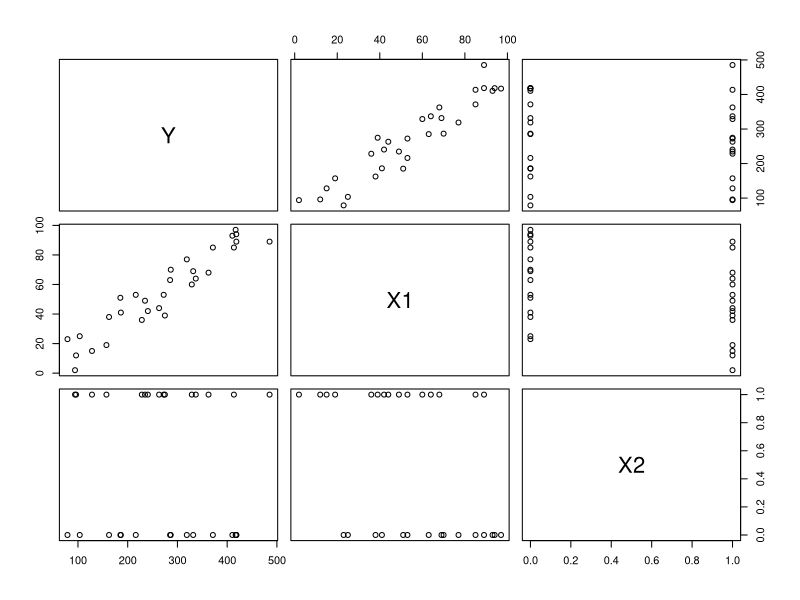
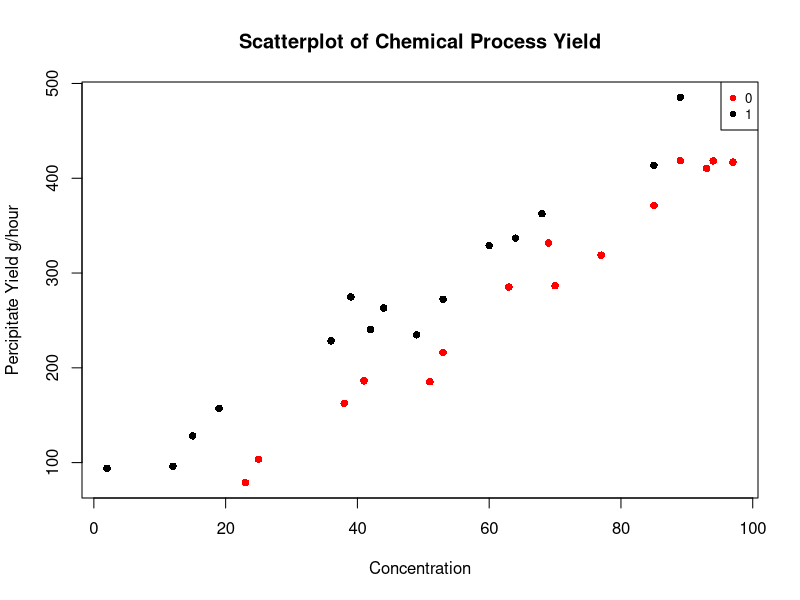
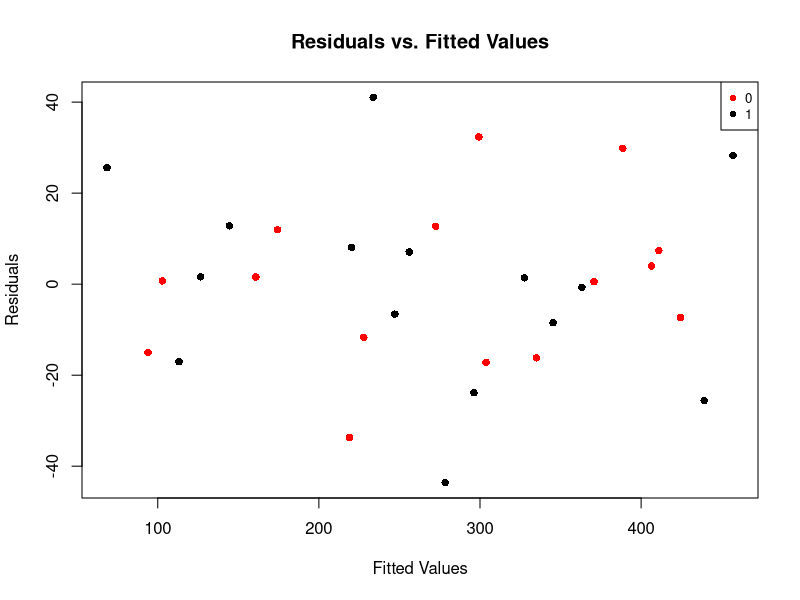
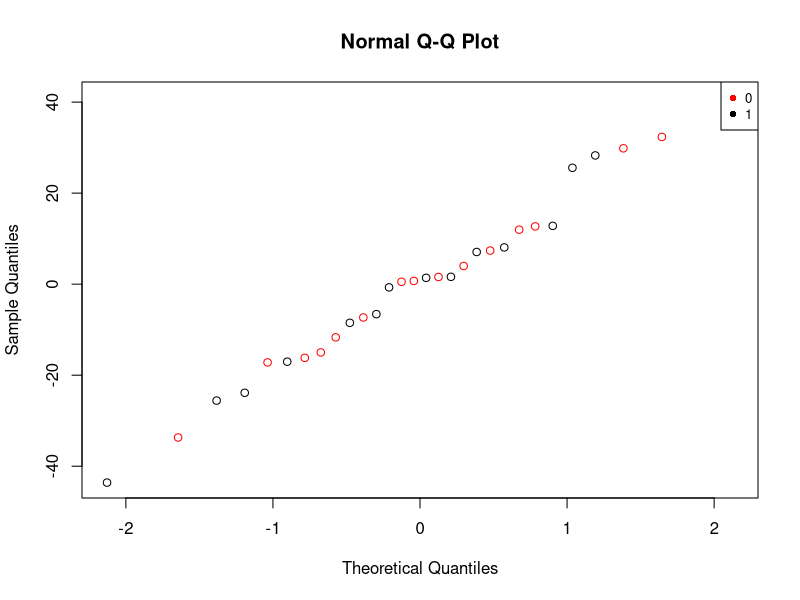

Write the R code that produced these figures, in order.
rm(list=ls())
df <- data.frame(Y = c(418.48, 417.03, 285.23, 318.86, 186.27, 286.60, 78.927, 103.57, 185.26, 216.20, 371.29, 162.48, 410.48, 418.34, 331.68, 274.78, 336.88, 362.53, 328.90, 234.79, 128.19, 485.29, 157.25, 240.55, 96.148, 228.42, 413.56, 272.38, 263.14, 94.099),
                 X1 = c(89, 97, 63, 77, 41, 70, 23, 25, 51, 53, 85, 38, 93, 94, 69, 39, 64, 68, 60, 49, 15, 89, 19, 42, 12, 36, 85, 53, 44, 2),
                 X2 = c(0, 0, 0, 0, 0, 0, 0, 0, 0, 0, 0, 0, 0, 0, 0, 1, 1, 1, 1, 1, 1, 1, 1, 1, 1, 1, 1, 1, 1, 1)  # Removed the extra comma here
)

plot(df)

plot(df$X1, df$Y, col = ifelse(df$X2 == 1, "black", "red"),
     pch = 16, main = "Scatterplot of Chemical Process Yield",
     xlab = "Concentration", ylab = "Percipitate Yield g/hour")

legend("topright", legend = c(0, 1),
       col = c("red", "black"), pch = 16, cex = 0.8)

mod <- lm(Y ~ X1 + X2, data = df)
summary(mod)
residuals(mod)
residuals <- residuals(mod)

plot(fitted(mod), residuals, col = ifelse(df$X2 == 1, "black", "red"),
     pch = 16, main = "Residuals vs. Fitted Values",
     xlab = "Fitted Values", ylab = "Residuals")

legend("topright", legend = c(0, 1),
       col = c("red", "black"), pch = 16, cex = 0.8)

qqnorm(residuals, col = ifelse(df$X2 == 1, "black", "red"))

legend("topright", legend = c(0, 1),
       col = c("red", "black"), pch = 16, cex = 0.8)
anova(mod)
